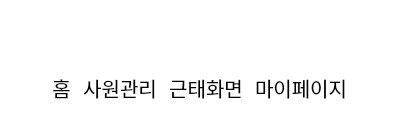
    <widget class="QWidget" name="top_widget" native="true">
     <property name="minimumSize">
      <size>
       <width>0</width>
       <height>116</height>
      </size>
     </property>
     <property name="maximumSize">
      <size>
       <width>16777215</width>
       <height>116</height>
      </size>
     </property>
     <property name="styleSheet">
      <string notr="true">
QWidget{
	background-color: rgb(255, 255, 255);
}
QPushButton{
	background-color: transparent;
	border: none;
	padding: 3px;
}
QPushButton::hover{
	 border-bottom: 3px solid #3C82F2;
}</string>
     </property>
     <layout class="QHBoxLayout" name="horizontalLayout_2">
      <property name="leftMargin">
       <number>0</number>
      </property>
      <property name="topMargin">
       <number>0</number>
      </property>
      <property name="rightMargin">
       <number>0</number>
      </property>
      <property name="bottomMargin">
       <number>0</number>
      </property>
      <item>
       <spacer name="left_spacer">
        <property name="orientation">
         <enum>Qt::Horizontal</enum>
        </property>
        <property name="sizeHint" stdset="0">
         <size>
          <width>40</width>
          <height>20</height>
         </size>
        </property>
       </spacer>
      </item>
      <item>
       <layout class="QVBoxLayout" name="top_vlay">
        <item>
         <spacer name="middle_spacer">
          <property name="orientation">
           <enum>Qt::Vertical</enum>
          </property>
          <property name="sizeType">
           <enum>QSizePolicy::Fixed</enum>
          </property>
          <property name="sizeHint" stdset="0">
           <size>
            <width>20</width>
            <height>60</height>
           </size>
          </property>
         </spacer>
        </item>
        <item>
         <widget class="QWidget" name="title_btns" native="true">
          <property name="maximumSize">
           <size>
            <width>350</width>
            <height>16777215</height>
           </size>
          </property>
          <property name="font">
           <font>
            <pointsize>11</pointsize>
           </font>
          </property>
          <layout class="QHBoxLayout" name="horizontalLayout_12">
           <item>
            <widget class="QPushButton" name="home_btn">
             <property name="minimumSize">
              <size>
               <width>0</width>
               <height>25</height>
              </size>
             </property>
             <property name="font">
              <font>
               <pointsize>15</pointsize>
              </font>
             </property>
             <property name="text">
              <string>홈</string>
             </property>
            </widget>
           </item>
           <item>
            <widget class="QPushButton" name="users_btn">
             <property name="minimumSize">
              <size>
               <width>0</width>
               <height>25</height>
              </size>
             </property>
             <property name="font">
              <font>
               <pointsize>15</pointsize>
              </font>
             </property>
             <property name="text">
              <string>사원관리</string>
             </property>
            </widget>
           </item>
           <item>
            <widget class="QPushButton" name="atd_btn">
             <property name="minimumSize">
              <size>
               <width>0</width>
               <height>25</height>
              </size>
             </property>
             <property name="font">
              <font>
               <pointsize>15</pointsize>
              </font>
             </property>
             <property name="text">
              <string>근태화면</string>
             </property>
            </widget>
           </item>
           <item>
            <widget class="QPushButton" name="mypage_btn">
             <property name="minimumSize">
              <size>
               <width>0</width>
               <height>25</height>
              </size>
             </property>
             <property name="font">
              <font>
               <pointsize>15</pointsize>
              </font>
             </property>
             <property name="text">
              <string>마이페이지</string>
             </property>
            </widget>
           </item>
          </layout>
         </widget>
        </item>
       </layout>
      </item>
      <item>
       <spacer name="right_spacer">
        <property name="orientation">
         <enum>Qt::Horizontal</enum>
        </property>
        <property name="sizeHint" stdset="0">
         <size>
          <width>40</width>
          <height>20</height>
         </size>
        </property>
       </spacer>
      </item>
     </layout>
    </widget>
